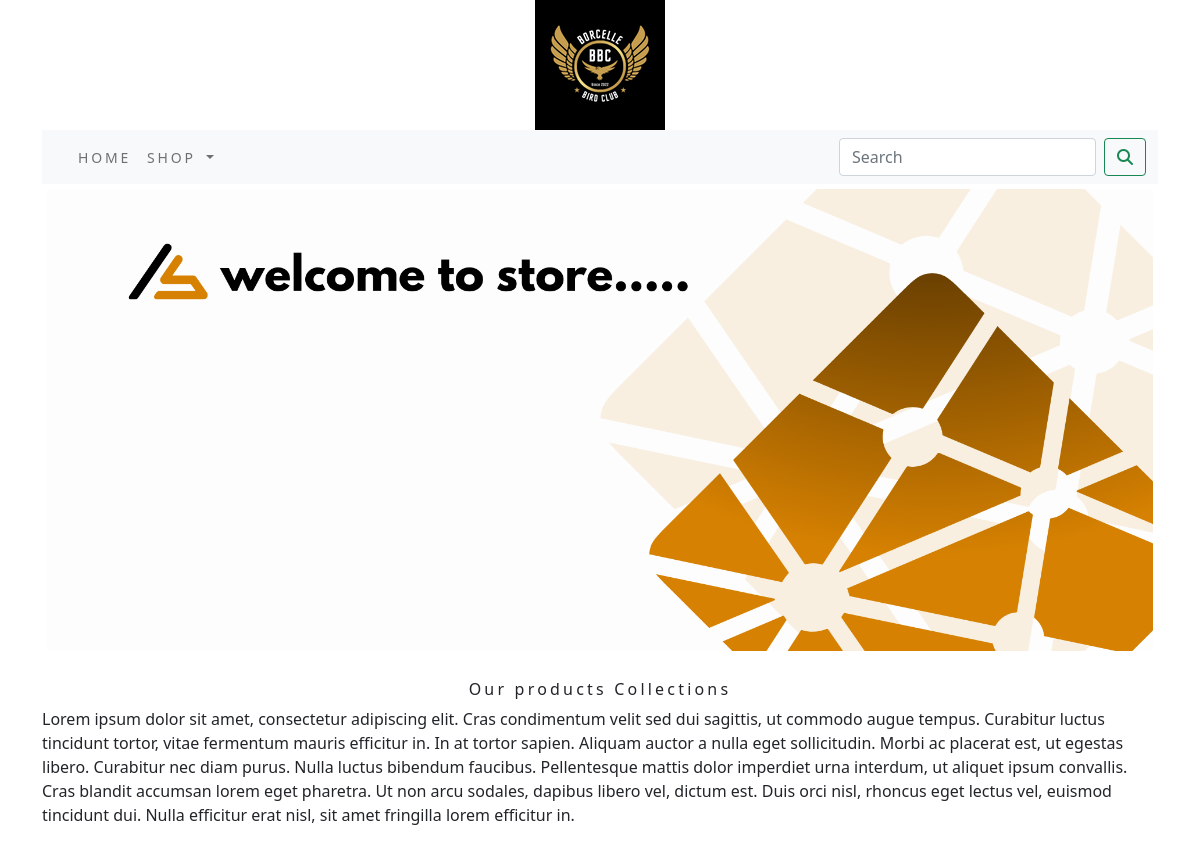
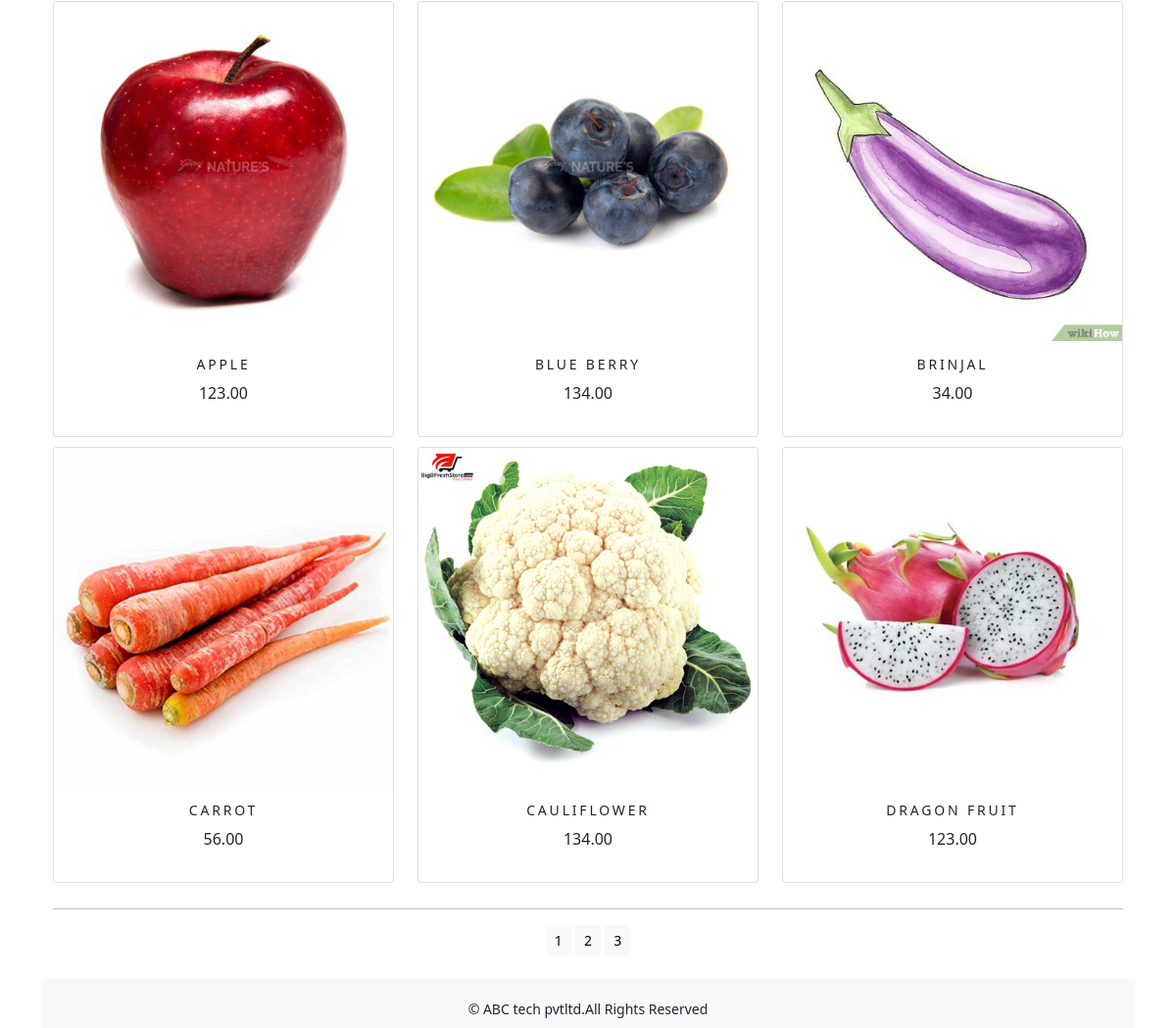
The app's page /ecommerceapp/ with its own data (2 pictures, top to bottom).
### ecommerceapp/models.py (models this page shows, shortened)
class Product(models.Model):
    name=models.CharField(max_length=250,unique=True)
    slug=models.SlugField(max_length=250,unique=True)
    description=models.TextField(blank=True)
    price=models.DecimalField(max_digits=10,decimal_places=2)
    category=models.ForeignKey(Category,on_delete=models.CASCADE)
    image=models.ImageField(upload_to='product',blank=True)
    stock=models.IntegerField()
    available=models.BooleanField(default=True)
    created=models.DateTimeField(auto_now_add=True)
    updated=models.DateTimeField(auto_now=True)
    def get_url(self):
        return  reverse('ecommerceapp:prodCatdetail',args=[self.category.slug,self.slug])
    class Meta:
        ordering=('name',)
        verbose_name='product'
        verbose_name_plural='products'

### ecommerceapp/views.py (the view)
# urls.py: path('', views.allProdCat, name='allProdCat'),
def allProdCat(request, c_slug=None):
    c_page = None
    products_list = None
    if c_slug != None:
        c_page = get_object_or_404(Category, slug=c_slug)
        products_list = Product.objects.all().filter(category=c_page, available=True)
    else:
        products_list = Product.objects.all().filter(available=True)
    paginator = Paginator(products_list, 6)
    try:
        page = int(request.GET.get('page', '1'))
    except:
        page = 1
    try:
        products = paginator.page(page)
    except   (EmptyPage, InvalidPage):
        products = paginator.page(paginator.num_pages)
    return render(request, "category.html", {'category': c_page, 'products': products})

### cart/context_processors.py (called while the page is built)
def counter(request):
    item_count=0
    if 'admin' in request.path:
        return {}
    else:
        try:
            cart=Cart.objects.filter(cart_id=_cart_id(request))
            car_items=CartItem.objects.all().filter(cart=cart[:1])
            for cart_item in car_items:
                item_count += cart_item.quantity
        except Cart.DoesNotExist:
            item_count =0
    return dict(item_count=item_count)

### cart/views.py (called while the page is built)
def _cart_id(request):
    cart=request.session.session_key
    if not cart:
        cart=request.session.create()
    return cart

### ecommerceapp/context_processors.py (called while the page is built)
def menu_links(request):
    links=Category.objects.all()
    return dict(links=links)

### ecommerceapp/models.py (called while the page is built)
    def get_url(self):
        return reverse('ecommerceapp:product_by_category',args=[self.slug])

### templates/category.html (shortened to what this page needs)
{% extends 'base.html' %}
{% load static %}
{% block content %}
<div class="mx_auto">
    {% if category %}
         <img class="my_image" src="{{category.image.url}}" alt="{{category.name}}">
</div>
    <br>
<div>
         <h1 class="text-center my_title">{{category.name}}</h1>
         <p class="text-justify">{{category.description}}</p>
</div>
    {% else %}
<div>
<img class="my_image my_image_padding" src="{% static 'img/bann1.png' %}" alt="our products" width="1225px;" height="450-px;">
</div>
<br>
<div>
<div>
    <h1 class="text-center my_title"> Our products Collections</h1>
    <p class="text-justify">Lorem ipsum dolor sit amet, consectetur adipiscing elit. Cras condimentum velit sed dui sagittis, ut commodo augue tempus. Curabitur luctus tincidunt tortor, vitae fermentum mauris efficitur in. In at tortor sapien. Aliquam auctor a nulla eget sollicitudin. Morbi ac placerat est, ut egestas libero. Curabitur nec diam purus. Nulla luctus bibendum faucibus. Pellentesque mattis dolor imperdiet urna interdum, ut aliquet ipsum convallis. Cras blandit accumsan lorem eget pharetra. Ut non arcu sodales, dapibus libero vel, dictum est. Duis orci nisl, rhoncus eget lectus vel, euismod tincidunt dui. Nulla efficitur erat nisl, sit amet fringilla lorem efficitur in.</p>
</div>
    {% endif %}
<div class="container">
    <div class="row mx_auto">
        {% for product in products.object_list %}
        <div class="my_bottom_margin col-9 col-sm-4 col-md-4  xol-lg-4">
            <div class="card text-center" style="min-width:18rem;">
                <a href="{{product.get_url}}"><img class ="card-img-top my_image" src="{{product.image.url}}" alt="{{product.name}}"></a>
            <div class="card-body">
               <h4>{{product.name}}</h4>
               <p>{{product.price}}</p>
            </div>
            </div>
        </div>
        {% endfor %}
    </div>
    <div class="mx-auto">
        {% if products.paginator.num_pages > 1 %}
        <hr>
        <div class="text-center">
            {% for pg in products.paginator.page_range %}
                <a href="?page={{pg}}"  class="btn btn-light btn-sm {% if products.number == pg %} active {% endif %}">{{pg}}</a>
            {% endfor %}
        </div>
        {% endif %}
    </div>
    <br>
</div>
{% endblock %}

### templates/base.html (shortened to what this page needs)
{% load static %}
<!DOCTYPE html>
<html lang="en">
<head>
        <link rel="stylesheet" href="{% static 'css/custom.css' %}">
        <link href="{% static 'css/bootstrap.min.css' %}" rel="stylesheet">
</head>
<body>
<div class="container">
{% include 'header.html' %}
{% include 'navbar.html' %}
{% block content %}
{% endblock %}
  </div>
{% include 'footer.html' %}
</body>
</html>

### templates/header.html
{% load static %}
<header>
  <center>
       <a href="{% url 'ecommerceapp:allProdCat' %}"> <img src="{% static 'img/logo.png' %}" alt="logimage">
  </center>
</header>

### templates/navbar.html (shortened to what this page needs)
<nav class="navbar navbar-expand-lg navbar-light bg-light">
  <div class="container-fluid"><a class="navbar-brand" href="#"></a>
    <div class="collapse navbar-collapse" id="navbarSupportedContent">
      <ul class="navbar-nav me-auto mb-2 mb-lg-0">
        <li class="nav-item">
          <a class="nav-link" href="#">Home</a>
        </li>
        <li class="nav-item dropdown {% if 'shop' in request.path %} active {% endif %}">
          <a class="nav-link dropdown-toggle" href="#" id="navbarDropdown" role="button" data-bs-toggle="dropdown" aria-expanded="false">
            Shop
          </a>
        </li>
      </ul>
      <form class="d-flex" action="{% url 'search_app:SearchResult' %}" method="get" >
        <input class="form-control me-2" type="search" placeholder="Search" name="q" aria-label="Search">
        <button class="btn btn-outline-success" type="submit"><i class="fa fa-search" ></i></button>
      </form>
    </div>
  </div>
</nav>

### templates/footer.html
<div class="footer navbar-fixed-bottom my_footer">
  <p class="text-center">&copy; ABC tech pvtltd.All Rights Reserved</p>
</div>

### static/css/custom.css (style rules this page uses)
body { font-family: 'Roboto', sans-serif; }
.nav-item { letter-spacing : .2em; font-size :14px; text-transform : uppercase; }
.my_footer { background-color:#f8f9fa; height:50px; }
.my_footer p { padding-top:20px; font-size:14px; }
.my_image { width:100%; height:auto; }
.my_title { font-size:16px; text_transform:uppercase; letter-spacing:.2em; }
.my_image_padding { padding:5px; }
.my_bottom_margin { margin-bottom:10px; }
.card-body h4 { font-size:14px; text-transform:uppercase; letter-spacing:.2em }

### records on screen
Product: image (picture), name "APPLE", price "123.00"
Product: image (picture), name "BLUE BERRY", price "134.00"
Product: image (picture), name "BRINJAL", price "34.00"
Product: image (picture), name "CARROT", price "56.00"
Product: image (picture), name "CAULIFLOWER", price "134.00"
Product: image (picture), name "DRAGON FRUIT", price "123.00"

### other values on screen
{{ pg }} "1" "2" "3"
